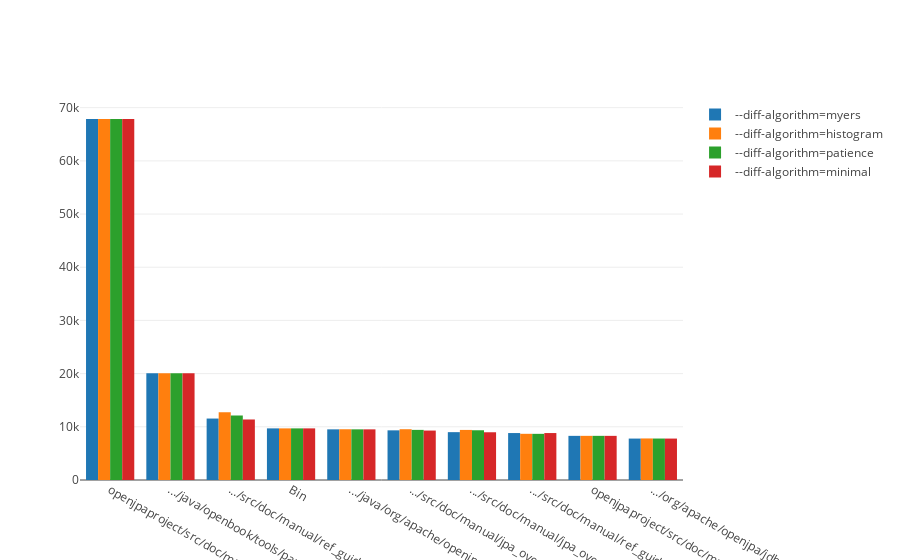

Here is the notebook cell this chart was saved with:
### Code cell
dtcombine = [trace3, trace1, trace5, trace7]
layout = go.Layout(
    barmode='group'
)

init_notebook_mode(connected=True)
fig = go.Figure(data=dtcombine, layout=layout)
iplot(fig, show_link=False)

### Figure 1 — Plotly figure (JSON) as saved in the notebook; plotly's stock layout.template omitted (floating-point values rounded to 4 significant figures)
{"data": [{"name": "--diff-algorithm=myers", "type": "bar", "x": ["openjpaproject/src/doc/manual/manual.xml", ".../java/openbook/tools/parser/JavaParser.java", ".../src/doc/manual/ref_guide_dbsetup.xml", "Bin", ".../java/org/apache/openjpa/kernel/BrokerImpl.java", ".../src/doc/manual/jpa_overview_query.xml", ".../src/doc/manual/jpa_overview_meta.xml", ".../src/doc/manual/ref_guide_mapping.xml", "openjpaproject/src/doc/manual/ref_guide_conf.xml", ".../org/apache/openjpa/jdbc/sql/DBDictionary.java"], "y": [67869, 20088, 11552, 9705, 9522, 9337, 8995, 8826, 8298, 7789]}, {"name": "--diff-algorithm=histogram", "type": "bar", "x": ["openjpaproject/src/doc/manual/manual.xml", ".../java/openbook/tools/parser/JavaParser.java", ".../src/doc/manual/ref_guide_dbsetup.xml", "Bin", ".../src/doc/manual/jpa_overview_query.xml", ".../java/org/apache/openjpa/kernel/BrokerImpl.java", ".../src/doc/manual/jpa_overview_meta.xml", ".../src/doc/manual/ref_guide_mapping.xml", "openjpaproject/src/doc/manual/ref_guide_conf.xml", ".../org/apache/openjpa/jdbc/sql/DBDictionary.java"], "y": [67857, 20088, 12746, 9705, 9547, 9542, 9413, 8684, 8300, 7811]}, {"name": "--diff-algorithm=patience", "type": "bar", "x": ["openjpaproject/src/doc/manual/manual.xml", ".../java/openbook/tools/parser/JavaParser.java", ".../src/doc/manual/ref_guide_dbsetup.xml", "Bin", ".../java/org/apache/openjpa/kernel/BrokerImpl.java", ".../src/doc/manual/jpa_overview_query.xml", ".../src/doc/manual/jpa_overview_meta.xml", ".../src/doc/manual/ref_guide_mapping.xml", "openjpaproject/src/doc/manual/ref_guide_conf.xml", ".../org/apache/openjpa/jdbc/sql/DBDictionary.java"], "y": [67857, 20088, 12120, 9705, 9524, 9423, 9351, 8678, 8300, 7797]}, {"name": "--diff-algorithm=minimal", "type": "bar", "x": ["openjpaproject/src/doc/manual/manual.xml", ".../java/openbook/tools/parser/JavaParser.java", ".../src/doc/manual/ref_guide_dbsetup.xml", "Bin", ".../java/org/apache/openjpa/kernel/BrokerImpl.java", ".../src/doc/manual/jpa_overview_query.xml", ".../src/doc/manual/jpa_overview_meta.xml", ".../src/doc/manual/ref_guide_mapping.xml", "openjpaproject/src/doc/manual/ref_guide_conf.xml", ".../org/apache/openjpa/jdbc/sql/DBDictionary.java"], "y": [67857, 20088, 11378, 9705, 9522, 9295, 8975, 8826, 8298, 7789]}], "layout": {"barmode": "group"}}
